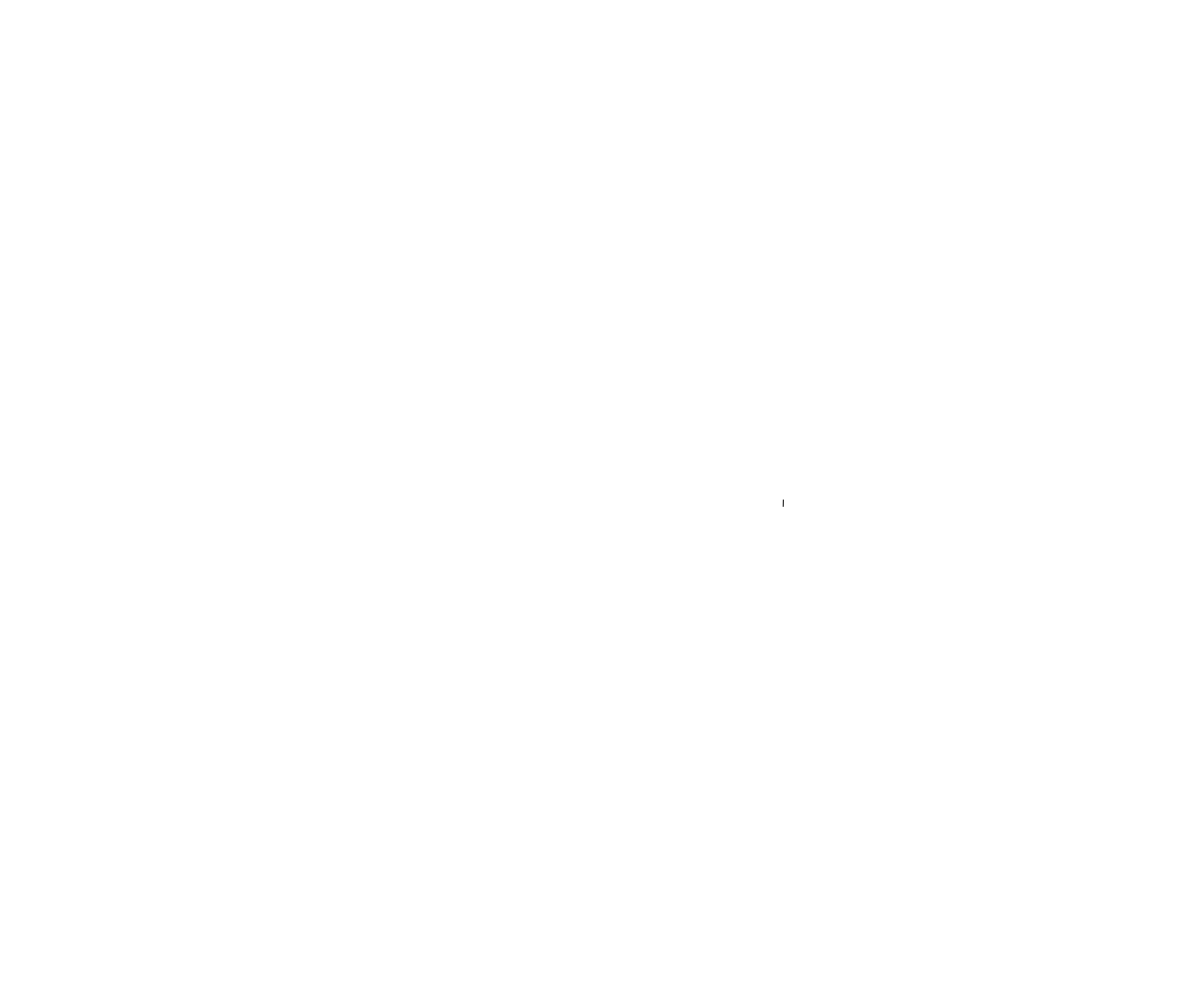
Frame 1 (no input)
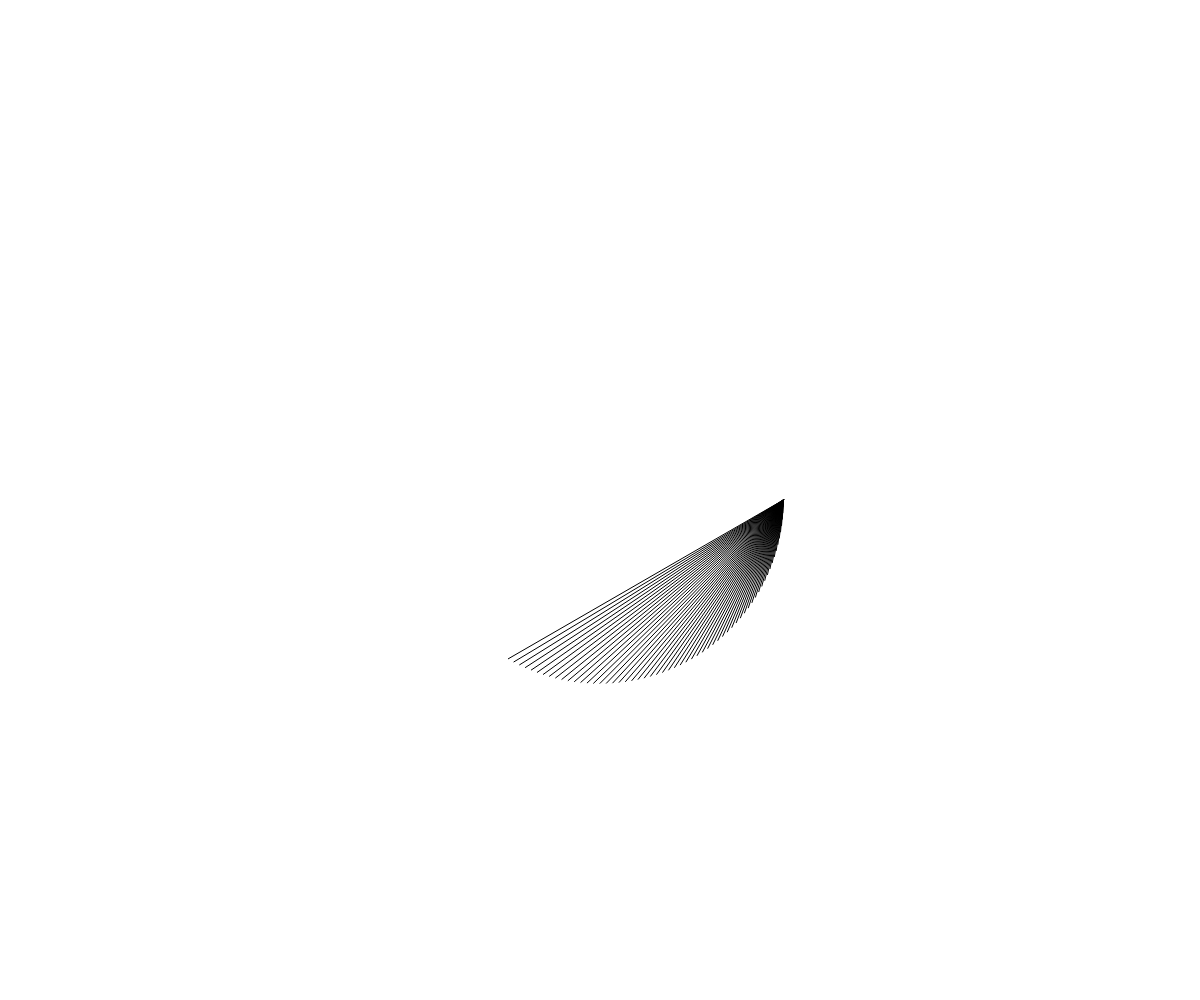
Frame 60 (no input)
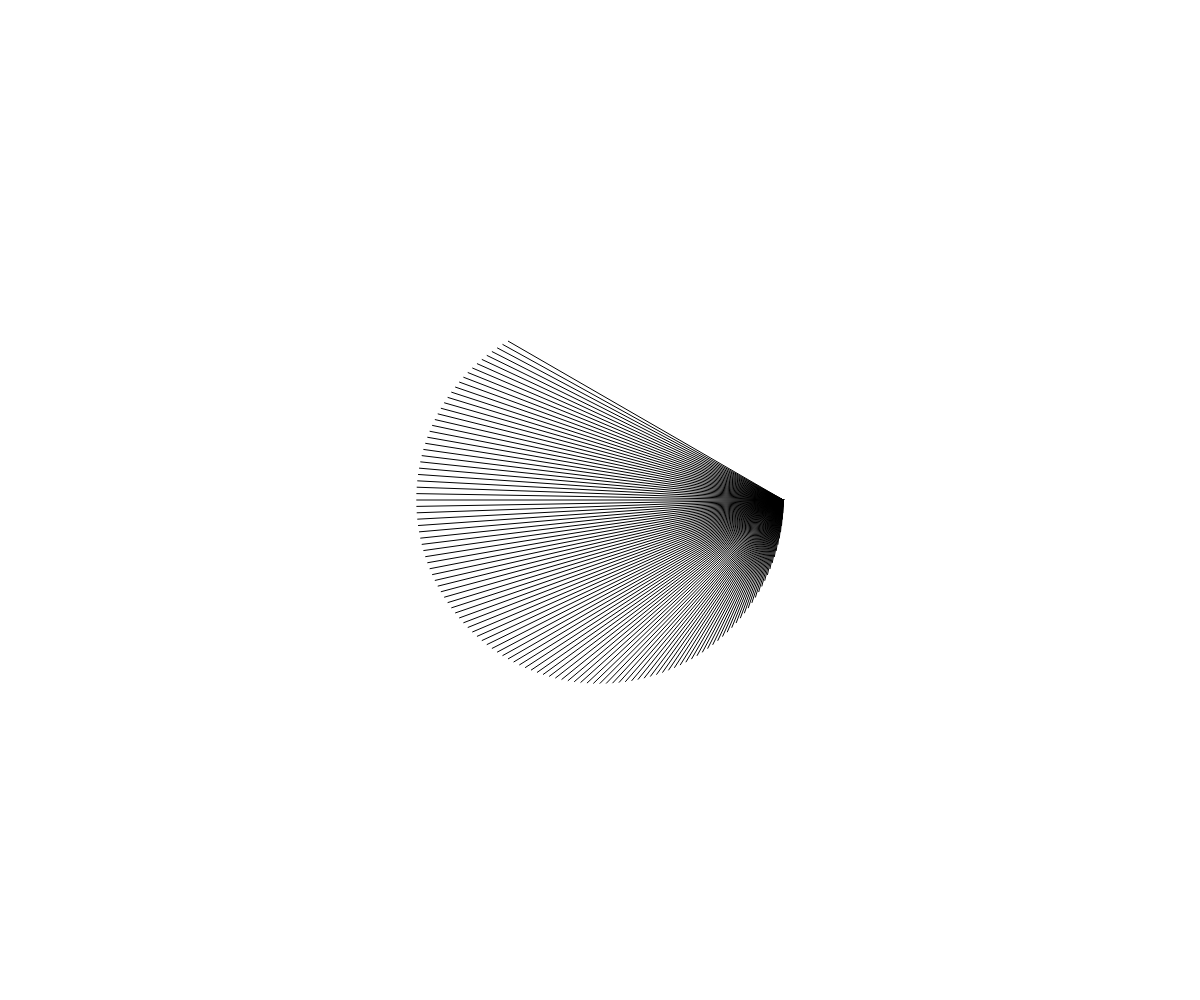
Frame 120 (the mouse pressed at the canvas centre since frame 60)

The p5.js sketch that drew these frames (run headless with seeded random() and noise() and a simulated clock; from frame 60 on, the mouse is pressed at the canvas centre):

// p5.js sketch
// ── sketch.js
var i=0;

function preload(){

}

function setup() {
  createCanvas(windowWidth, windowHeight);

  angleMode(DEGREES);
}

function draw() {

  push();

  translate(width/2, height/2);

  if(frameCount<180){

    line (cos(0)*(width+height)/12,
         0,
         cos(frameCount*2)*(width+height)/12,
         sin(frameCount*2)*(width+height)/12);

  }else if(frameCount>=180 && frameCount<(180*6)){
    if((frameCount%180)===0){
      i++;
    }

    rotate(i*60);

    stroke( lerpColor(color(0),
            color("violet"),
            frameCount/(180*6))
          );

    line (cos(0)*(width+height)/12,
         0,
         cos(frameCount*2)*(width+height)/12,
         sin(frameCount*2)*(width+height)/12);

  }else if(frameCount>=(180*6)&& frameCount<(180*12)){

    stroke( lerpColor(color("violet"),
            color(255, 105, 30),
            (frameCount-(180*6))/(180*6))
          );

    line (cos(frameCount)*(width+height)/12,
         sin(frameCount)*(width+height)/12,
         cos(frameCount*7)*(width+height)/12,
         sin(frameCount*7)*(width+height)/12);

    if(frameCount<(180*8)){
     background(lerpColor(color(255,255,255,1), color(30, 10, 120, 5), frameCount/(180*8)));
    }


  }else if (frameCount>=(180*12)){
    pop();

    stroke(color("cyan"));

    line ((width/2)+(windowWidth/20)*(frameCount-(180*12)),
          windowHeight/1.5,
         (width/2)+(windowWidth/10)*(frameCount-(180*12)),
          windowHeight);

    line ((width/2)-(windowWidth/20)*(frameCount-(180*12)),
          windowHeight/1.5,
         (width/2)-(windowWidth/10)*(frameCount-(180*12)),
          windowHeight);

    line (0,
          windowHeight/1.5+((windowHeight+(windowHeight/100)*(frameCount-(180*12)))/20)*(frameCount-(180*12)),
          windowWidth,
          windowHeight/1.5+((windowHeight+(windowHeight/100)*(frameCount-(180*12)))/20)*(frameCount-(180*12)));
  }


}
